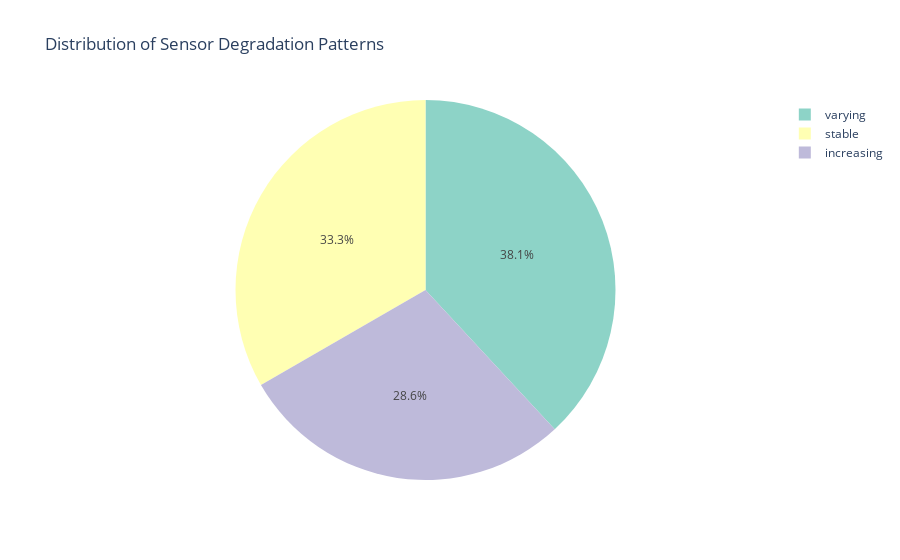

Notebook cell for this chart:
### Markdown cell above
## 3. Analyze Degradation Patterns

### Code cell
# Analyze degradation patterns
degradation_analysis = sensor_df.groupby('Degradation_Pattern').agg({
    'Sensor_ID': 'count',
    'Noise_Level': 'mean',
    'Critical_Threshold': 'count'
}).round(2)

degradation_analysis.columns = ['Sensor_Count', 'Avg_Noise_Level', 'Total_Sensors']

print("📈 Degradation Pattern Analysis")
display(degradation_analysis)

# Visualize degradation patterns
fig = px.pie(sensor_df, names='Degradation_Pattern', 
             title='Distribution of Sensor Degradation Patterns',
             color_discrete_sequence=px.colors.qualitative.Set3)
fig.show()

print("\n🔍 Key Insights:")
print("• Temperature sensors (T24, T30, T50) show increasing degradation patterns")
print("• Speed sensors exhibit varying patterns as engines degrade")
print("• Pressure sensors remain relatively stable")
print("• Bypass ratio is a critical indicator of engine health")

### Figure 1 — Plotly figure (JSON) as saved in the notebook; plotly's stock layout.template omitted (floating-point values rounded to 4 significant figures)
{"data": [{"domain": {"x": [0, 1], "y": [0, 1]}, "hovertemplate": "Degradation_Pattern=%{label}<extra></extra>", "labels": ["stable", "increasing", "increasing", "increasing", "increasing", "increasing", "stable", "stable", "stable", "stable", "varying", "varying", "varying", "varying", "increasing", "varying", "varying", "varying", "varying", "stable", "stable"], "legendgroup": "", "name": "", "showlegend": true, "type": "pie"}], "layout": {"legend": {"tracegroupgap": 0}, "piecolorway": ["rgb(141,211,199)", "rgb(255,255,179)", "rgb(190,186,218)", "rgb(251,128,114)", "rgb(128,177,211)", "rgb(253,180,98)", "rgb(179,222,105)", "rgb(252,205,229)", "rgb(217,217,217)", "rgb(188,128,189)", "rgb(204,235,197)", "rgb(255,237,111)"], "title": {"text": "Distribution of Sensor Degradation Patterns"}}}
